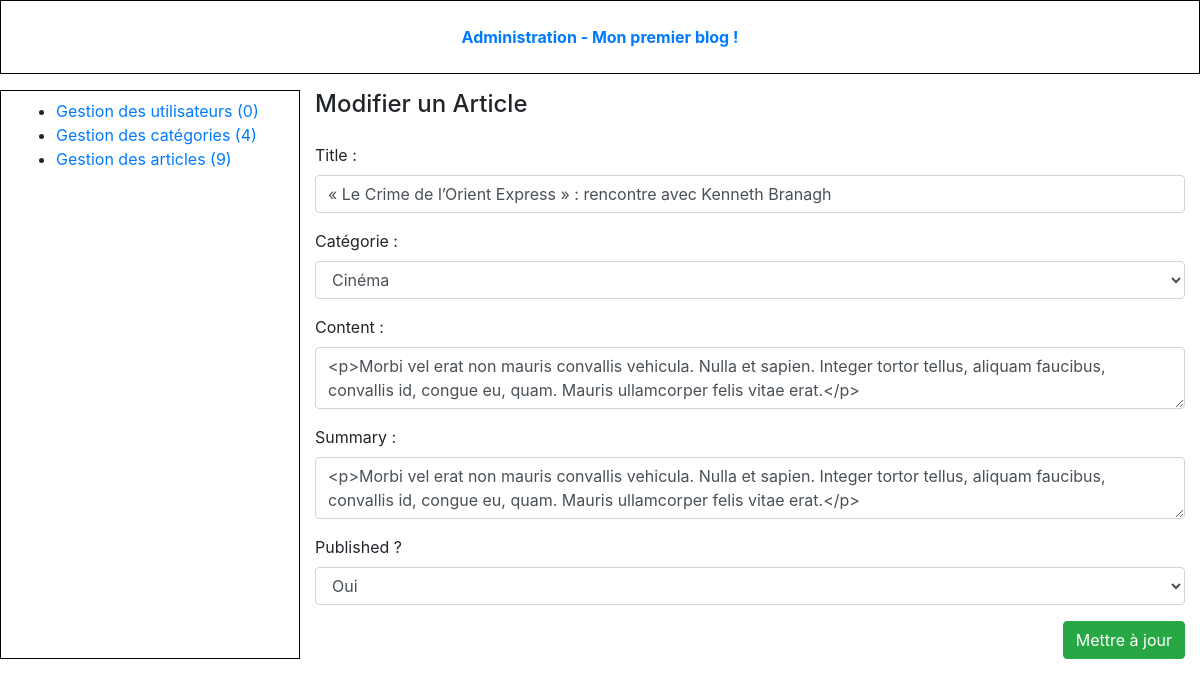
Page /admin/article-form.php?article_id=1&action=edit on the committed database.
### tables this page shows
CREATE TABLE `article` (
  `id` int(11) NOT NULL,
  `category_id` int(11) NOT NULL,
  `title` varchar(255) NOT NULL,
  `created_at` date NOT NULL,
  `content` longtext NOT NULL,
  `summary` text NOT NULL,
  `is_published` tinyint(1) NOT NULL DEFAULT '1'
);

### admin/article-form.php (the view, shortened to what this page needs)
<?php
require_once '../tools/_db.php';
if(isset($_GET['article_id']) && isset($_GET['action']) && $_GET['action'] == 'edit'){
    $query = $db->prepare('SELECT * FROM article WHERE id = ?');
    $query->execute(array($_GET['article_id']));
    $article = $query->fetch();
}
?>
<!DOCTYPE html>
<html>
<head>
    <?php require 'partials/head_assets.php'; ?>
</head>
<body class="index-body">
<div class="container-fluid">
    <?php require 'partials/header.php'; ?>
    <div class="row my-3 index-content">
        <?php require 'partials/nav.php'; ?>
        <section class="col-9">
            <header class="pb-3">
                <h4><?php if(isset($article)): ?>Modifier<?php else: ?>Ajouter<?php endif; ?> un Article</h4>
            </header>
            <form action="article-form.php" method="post">
                <div class="form-group">
                    <label for="title">Title :</label>
                    <input class="form-control" <?php if(isset($article)): ?>value="<?php echo $article['title']?>"<?php endif; ?> type="text" placeholder="Prénom" name="title" id="title" />
                </div>
                <div class="form-group">
                    <label for="is_admin">Catégorie :</label>
                    <select class="form-control" name="category_id" id="category_id">
                        <?php $queryCat = $db ->query('SELECT name,id FROM category'); ?>
                        <?php while($cat = $queryCat ->fetch()): ?>
                            <option value="<?php echo $cat['id']; ?>"><?php echo $cat['name']; ?></option>
                        <?php endwhile; ?>
                    </select>
                </div>
                <div class="form-group">
                    <label for="content">Content :</label>
                    <textarea class="form-control" name="content" id="content" placeholder="Contenu..."><?php if(isset($article)): ?><?php echo $article['content']?><?php endif; ?></textarea>
                </div>
                <div class="form-group">
                    <label for="summary">Summary :</label>
                    <textarea class="form-control" name="summary" id="summary" placeholder="Résumé..."><?php if(isset($article)): ?><?php echo $article['content']?><?php endif; ?></textarea>
                </div>
                <div class="form-group">
                    <label for="is_published">Published ?</label>
                    <select class="form-control" name="is_published" id="is_published">
                        <option value="1" <?php if(isset($article) && $article['is_published'] == 1): ?>selected<?php endif; ?>>Oui</option>
                    </select>
                </div>
                <div class="text-right">
                    <?php if(isset($article)): ?>
                        <input class="btn btn-success" type="submit" name="update" value="Mettre à jour" />
                    <?php else: ?>
                        <input class="btn btn-success" type="submit" name="save" value="Enregistrer" />
                    <?php endif; ?>
                </div>
            </form>
        </section>
    </div>
</div>
</body>
</html>

### rows in the picture
article: title "« Le Crime de l’Orient Express » : rencontre avec Kenneth Branagh", content "<p>Morbi vel erat non mauris convallis vehicula. Nulla et sapien. Integer tortor tellus, aliquam faucibus, convallis id, congue eu, quam. Mauris ullamcorper felis vitae erat.</p>", summary "<p>Morbi vel erat non mauris convallis vehicula. Nulla et sapien. Integer tortor tellus, aliquam faucibus, convallis id, congue eu, quam. Mauris ullamcorper felis vitae erat.</p>", is_published "Oui"

### other values in the picture
$nbUsers "0"
$nbCategories "4"
$nbArticles "9"
form field category_id "Cinéma"
